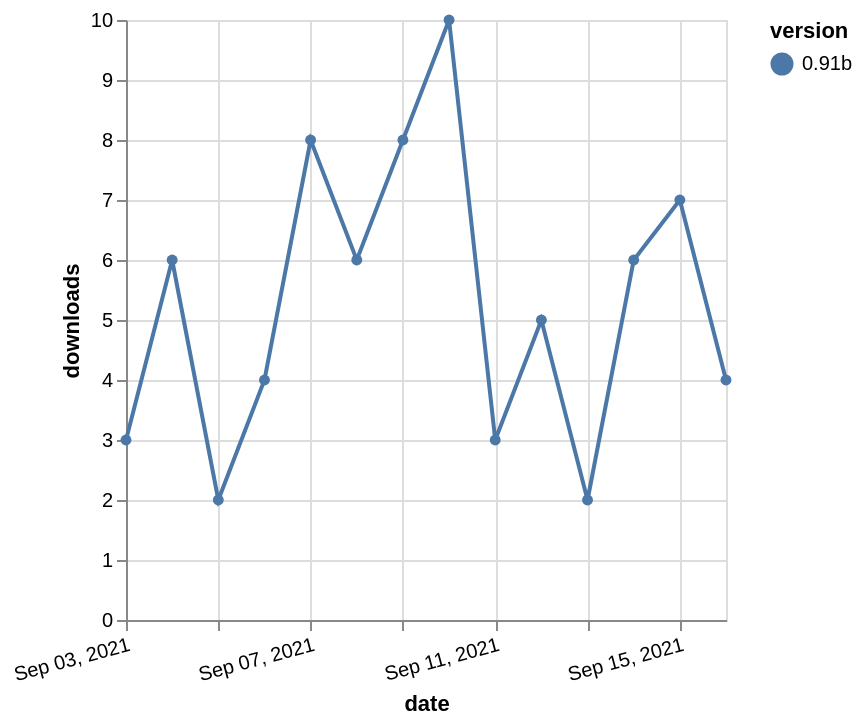

The specification (Vega-Lite) saved for this image:
### Vega-Lite specification from a JSON file in a GitHub repository (floating-point values rounded to 4 significant figures)
{"$schema": "https://vega.github.io/schema/vega-lite/v5.json", "description": "A simple bar chart with embedded data.", "data": {"values": [{"date": "2021-09-03", "total": 5247, "delta": 3, "version": "0.91b"}, {"date": "2021-09-04", "total": 5253, "delta": 6, "version": "0.91b"}, {"date": "2021-09-05", "total": 5255, "delta": 2, "version": "0.91b"}, {"date": "2021-09-06", "total": 5259, "delta": 4, "version": "0.91b"}, {"date": "2021-09-07", "total": 5267, "delta": 8, "version": "0.91b"}, {"date": "2021-09-08", "total": 5273, "delta": 6, "version": "0.91b"}, {"date": "2021-09-09", "total": 5281, "delta": 8, "version": "0.91b"}, {"date": "2021-09-10", "total": 5291, "delta": 10, "version": "0.91b"}, {"date": "2021-09-11", "total": 5294, "delta": 3, "version": "0.91b"}, {"date": "2021-09-12", "total": 5299, "delta": 5, "version": "0.91b"}, {"date": "2021-09-13", "total": 5301, "delta": 2, "version": "0.91b"}, {"date": "2021-09-14", "total": 5307, "delta": 6, "version": "0.91b"}, {"date": "2021-09-15", "total": 5314, "delta": 7, "version": "0.91b"}, {"date": "2021-09-16", "total": 5318, "delta": 4, "version": "0.91b"}]}, "width": "container", "mark": {"type": "line", "point": {"filled": true}}, "encoding": {"x": {"field": "date", "type": "temporal", "timeUnit": "yearmonthdate", "title": "date", "axis": {"labelAngle": -15}}, "y": {"field": "delta", "type": "quantitative", "title": "downloads"}, "color": {"field": "version", "type": "nominal"}, "tooltip": {"field": "delta"}}}
